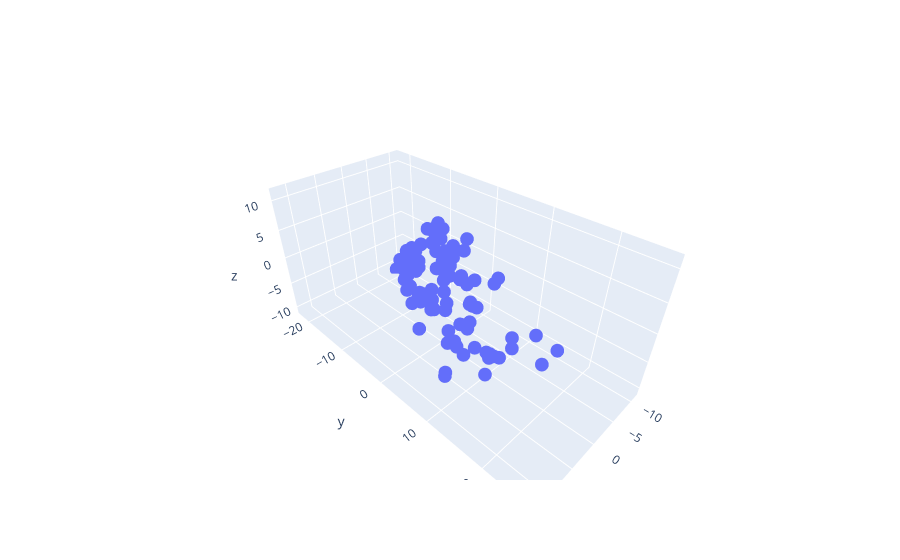

Here is the notebook cell this chart was saved with:
### Markdown cell above
# Latihan 10

### Code cell
import plotly.graph_objects as go

# As a matrix with two columns in R3, instead of two separate vectors
A = np.array( [ [3,0],
                [5,2],
                [1,2] ] )

# uncomment the line below
# A = np.array( [ [3,1.5],
#                 [5,2.5],
#                 [1, .5] ] )


xlim = [-4,4]
scalars = np.random.uniform(low=xlim[0],high=xlim[1],size=(100,2))

# create random points
points = np.zeros((100,3))
for i in range(len(scalars)):
  points[i,:] = A@scalars[i]

# draw the dots in the figure
fig = go.Figure( data=[go.Scatter3d(x=points[:,0], y=points[:,1], z=points[:,2], mode='markers')])
fig.show()
